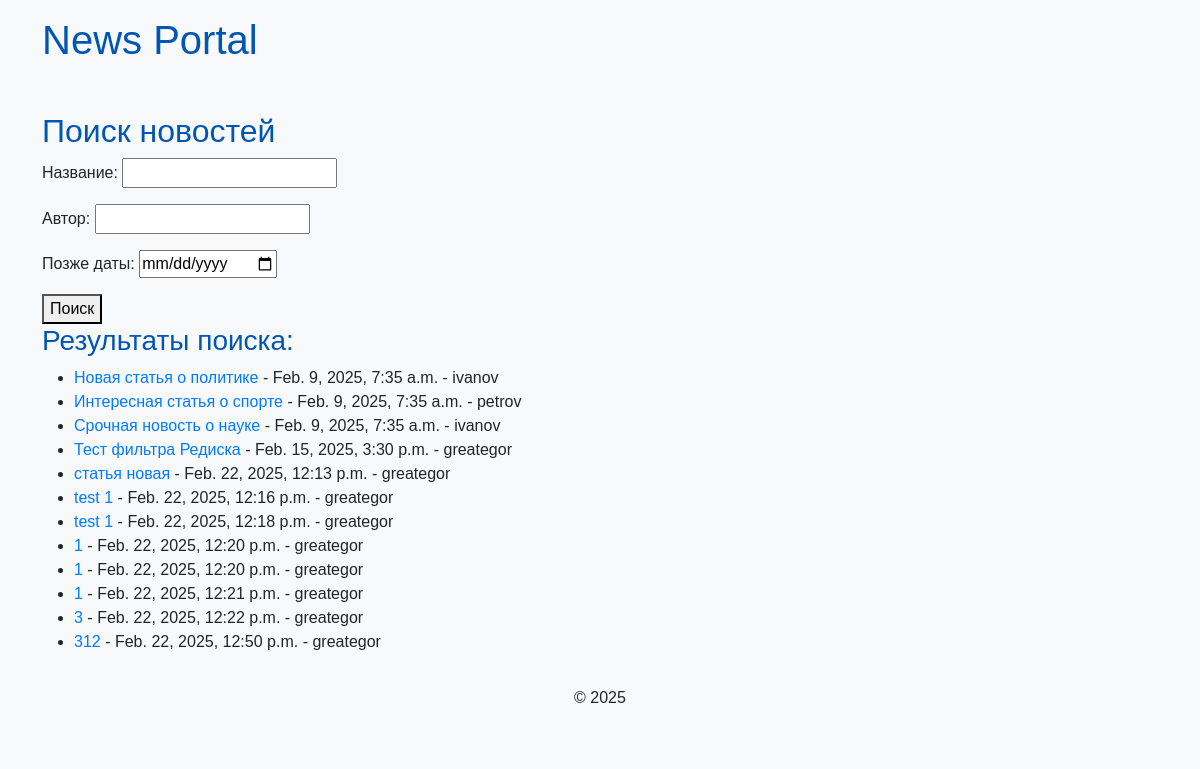
Page /news/search/ on the earlier database version.
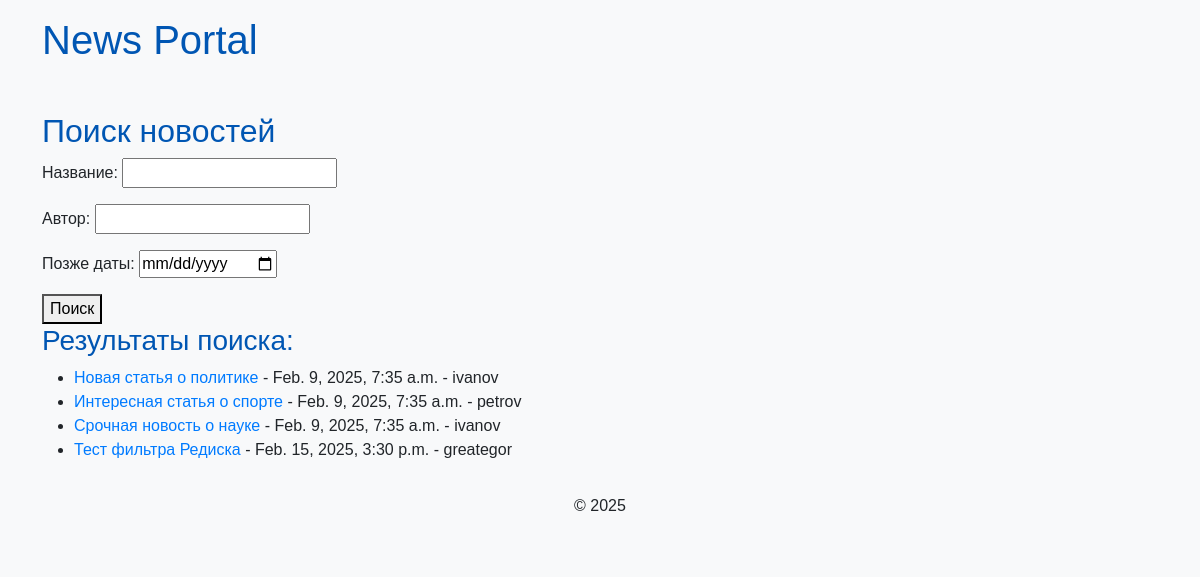
Same page on the later database version.
### news/models.py (models this page shows, shortened)
class Post(models.Model):
    ARTICLE = 'AR'
    NEWS = 'NW'
    POST_TYPES = [
        (ARTICLE, 'Статья'),
        (NEWS, 'Новость'),
    ]
    author = models.ForeignKey(Author, on_delete=models.CASCADE)
    post_type = models.CharField(max_length=2, choices=POST_TYPES, default=NEWS)
    date_created = models.DateTimeField(auto_now_add=True)
    categories = models.ManyToManyField(Category, through='PostCategory')
    title = models.CharField(max_length=255)
    text = models.TextField()
    rating = models.IntegerField(default=0)

class Author(models.Model):
    user = models.OneToOneField(User, on_delete=models.CASCADE)
    rating = models.IntegerField(default=0)
    def __str__(self):  # Для удобства отображения в админке
        return f'{self.user.username}'

### news/views.py (the view)
# urls.py: path('news/search/', views.news_search, name='news_search'), #URL для поиска
def news_search(request):
    form = NewsSearchForm(request.GET)  # Заполняем форму данными из GET-запроса
    news = Post.objects.all()  # Получаем все новости (изначально)
    if form.is_valid():
        title = form.cleaned_data.get('title')
        author = form.cleaned_data.get('author')
        date_after = form.cleaned_data.get('date_after')
        if title:
            news = news.filter(title__icontains=title)  # Поиск по названию
        if author:
            news = news.filter(
                author__user__username__icontains=author)  # Поиск по автору (предполагается поле author в модели)
        if date_after:
            news = news.filter(date_created__gte=date_after)  # Дата позже указанной
    context = {
        'form': form,
        'news': news,
    }
    return render(request, 'news/news_search.html', context)

### news/forms.py
class NewsSearchForm(forms.Form):
    title = forms.CharField(label='Название', required=False)
    author = forms.CharField(label='Автор', required=False)
    date_after = forms.DateField(label='Позже даты', required=False, widget=forms.DateInput(attrs={'type': 'date'}))  # Указываем тип для HTML5
    def clean_date_after(self): # Если нужно, добавляем валидацию даты
        date_after = self.cleaned_data.get('date_after')
        return date_after

### templates/news/news_search.html (shortened to what this page needs)
{% extends 'default.html' %}
{% block content %}
    <h2>Поиск новостей</h2>
    <form method="get">
        {{ form.as_p }}
        <button type="submit">Поиск</button>
    </form>
    {% if news %}
        <h3>Результаты поиска:</h3>
        <ul>
            {% for item in news %}
                <li><a href="{% url 'news_detail' item.id %}">{{ item.title }}</a> - {{ item.date_created }} - {{ item.author }}</li>
            {% endfor %}
        </ul>
    {% else %}
        <p>Ничего не найдено.</p>
    {% endif %}
{% endblock %}

### templates/default.html (shortened to what this page needs)
<!DOCTYPE html>
<html lang="en">
<head>
    <link href="https://cdn.jsdelivr.net/npm/bootstrap@5.3.0/dist/css/bootstrap.min.css" rel="stylesheet">
    {% load static %}
    <link rel="stylesheet" href="{% static 'news/css/styles.css' %}">
</head>
<body>
    <header class="bg-light p-3">
        <h1 class="container">News Portal</h1>
    </header>
    <main class="container mt-4">
        {% block content %}{% endblock %}
    </main>
    <footer class="bg-light text-center p-3">
        <p>&copy; 2025</p>
    </footer>
</body>
</html>

### news/static/news/css/styles.css (style rules this page uses)
body { font-family: 'Arial', sans-serif; background-color: #f8f9fa; text-size-adjust: 100%; }
h1, h2, h3 { color: #0056b3; }
a { color: #007bff; text-decoration: none; }

Differences in the rows shown:
removed Post: title "статья новая", date_created "Feb. 22, 2025, 12:13 p.m.", author "greategor"
removed Post: title "test 1", date_created "Feb. 22, 2025, 12:16 p.m.", author "greategor"
removed Post: title "test 1", date_created "Feb. 22, 2025, 12:18 p.m.", author "greategor"
removed Post: title "1", date_created "Feb. 22, 2025, 12:20 p.m.", author "greategor"
removed Post: title "1", date_created "Feb. 22, 2025, 12:20 p.m.", author "greategor"
removed Post: title "1", date_created "Feb. 22, 2025, 12:21 p.m.", author "greategor"
removed Post: title "3", date_created "Feb. 22, 2025, 12:22 p.m.", author "greategor"
removed Post: title "312", date_created "Feb. 22, 2025, 12:50 p.m.", author "greategor"
